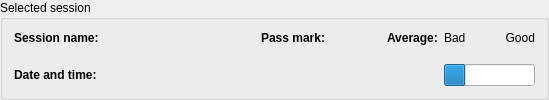
            <widget class="QGroupBox" name="SVCSGroupBox" >
             <property name="sizePolicy" >
              <sizepolicy vsizetype="Fixed" hsizetype="Expanding" >
               <horstretch>0</horstretch>
               <verstretch>0</verstretch>
              </sizepolicy>
             </property>
             <property name="title" >
              <string>Selected session</string>
             </property>
             <layout class="QGridLayout" name="gridLayout" >
              <item row="0" column="0" >
               <widget class="QLabel" name="label_current_session_name" >
                <property name="text" >
                 <string>&lt;b>Session name:&lt;/b></string>
                </property>
                <property name="alignment" >
                 <set>Qt::AlignLeading|Qt::AlignLeft|Qt::AlignTop</set>
                </property>
               </widget>
              </item>
              <item row="0" column="1" >
               <widget class="QLabel" name="SVNameLabel" >
                <property name="minimumSize" >
                 <size>
                  <width>150</width>
                  <height>0</height>
                 </size>
                </property>
                <property name="statusTip" >
                 <string>Name of the selected session</string>
                </property>
                <property name="alignment" >
                 <set>Qt::AlignLeading|Qt::AlignLeft|Qt::AlignTop</set>
                </property>
               </widget>
              </item>
              <item rowspan="2" row="0" column="2" >
               <widget class="QLabel" name="label_current_session_passmark" >
                <property name="text" >
                 <string>&lt;b>Pass mark:&lt;/b></string>
                </property>
                <property name="alignment" >
                 <set>Qt::AlignRight|Qt::AlignTop|Qt::AlignTrailing</set>
                </property>
               </widget>
              </item>
              <item rowspan="2" row="0" column="3" >
               <widget class="QLabel" name="SVPassMarkLabel" >
                <property name="minimumSize" >
                 <size>
                  <width>50</width>
                  <height>0</height>
                 </size>
                </property>
                <property name="statusTip" >
                 <string>The minimum number of correct answers to pass this exam</string>
                </property>
                <property name="alignment" >
                 <set>Qt::AlignLeading|Qt::AlignLeft|Qt::AlignTop</set>
                </property>
               </widget>
              </item>
              <item row="0" column="4" >
               <widget class="QLabel" name="label_overall_results" >
                <property name="sizePolicy" >
                 <sizepolicy vsizetype="Preferred" hsizetype="Fixed" >
                  <horstretch>0</horstretch>
                  <verstretch>0</verstretch>
                 </sizepolicy>
                </property>
                <property name="text" >
                 <string>&lt;b>Average:&lt;/b></string>
                </property>
                <property name="alignment" >
                 <set>Qt::AlignLeading|Qt::AlignLeft|Qt::AlignTop</set>
                </property>
               </widget>
              </item>
              <item row="0" column="5" >
               <widget class="QLabel" name="label_overall_score_bad" >
                <property name="maximumSize" >
                 <size>
                  <width>75</width>
                  <height>16777215</height>
                 </size>
                </property>
                <property name="text" >
                 <string>Bad</string>
                </property>
                <property name="alignment" >
                 <set>Qt::AlignLeading|Qt::AlignLeft|Qt::AlignTop</set>
                </property>
               </widget>
              </item>
              <item row="0" column="6" >
               <widget class="QLabel" name="label_overall_score_good" >
                <property name="maximumSize" >
                 <size>
                  <width>75</width>
                  <height>16777215</height>
                 </size>
                </property>
                <property name="text" >
                 <string>Good</string>
                </property>
                <property name="alignment" >
                 <set>Qt::AlignRight|Qt::AlignTop|Qt::AlignTrailing</set>
                </property>
               </widget>
              </item>
              <item row="1" column="0" >
               <widget class="QLabel" name="label_current_session_datetime" >
                <property name="text" >
                 <string>&lt;b>Date and time:&lt;/b></string>
                </property>
                <property name="alignment" >
                 <set>Qt::AlignLeading|Qt::AlignLeft|Qt::AlignVCenter</set>
                </property>
               </widget>
              </item>
              <item row="1" column="1" >
               <widget class="QLabel" name="SVDateTimeLabel" >
                <property name="minimumSize" >
                 <size>
                  <width>150</width>
                  <height>0</height>
                 </size>
                </property>
                <property name="statusTip" >
                 <string>Date and time of the selected session</string>
                </property>
                <property name="alignment" >
                 <set>Qt::AlignLeading|Qt::AlignLeft|Qt::AlignVCenter</set>
                </property>
               </widget>
              </item>
              <item row="1" column="4" >
               <widget class="QLabel" name="SVOverallResultsLabel" >
                <property name="text" >
                 <string/>
                </property>
                <property name="alignment" >
                 <set>Qt::AlignRight|Qt::AlignTrailing|Qt::AlignVCenter</set>
                </property>
               </widget>
              </item>
              <item row="1" column="5" colspan="2" >
               <widget class="QProgressBar" name="SVOverallResultsProgressBar" >
                <property name="maximumSize" >
                 <size>
                  <width>156</width>
                  <height>16777215</height>
                 </size>
                </property>
                <property name="statusTip" >
                 <string>Average result of the selected session</string>
                </property>
                <property name="value" >
                 <number>24</number>
                </property>
                <property name="alignment" >
                 <set>Qt::AlignHCenter</set>
                </property>
                <property name="textVisible" >
                 <bool>false</bool>
                </property>
                <property name="orientation" >
                 <enum>Qt::Horizontal</enum>
                </property>
               </widget>
              </item>
             </layout>
            </widget>
